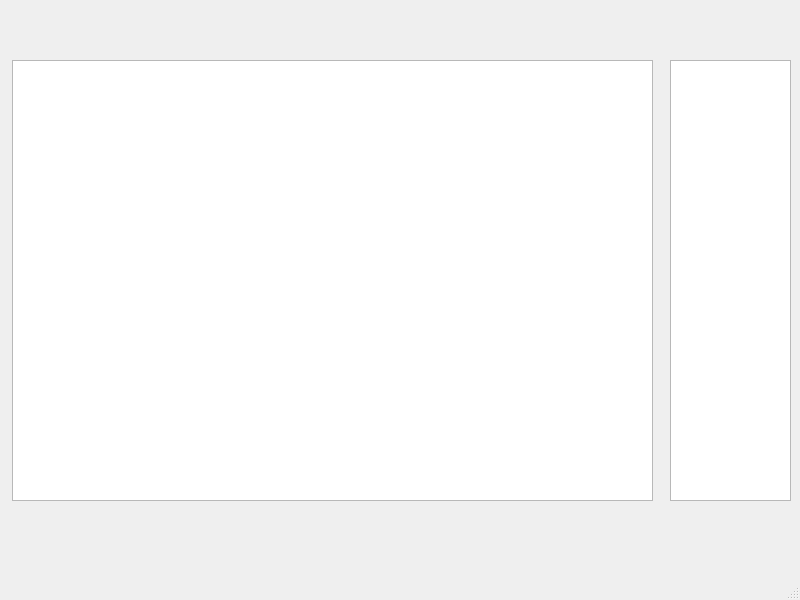
<?xml version="1.0" encoding="UTF-8"?>
<ui version="4.0">
 <class>MainWindow</class>
 <widget class="QMainWindow" name="MainWindow">
  <property name="geometry">
   <rect>
    <x>0</x>
    <y>0</y>
    <width>800</width>
    <height>600</height>
   </rect>
  </property>
  <property name="windowTitle">
   <string>MainWindow</string>
  </property>
  <widget class="QWidget" name="centralwidget">
   <widget class="QTextBrowser" name="console">
    <property name="geometry">
     <rect>
      <x>12</x>
      <y>60</y>
      <width>641</width>
      <height>441</height>
     </rect>
    </property>
   </widget>
   <widget class="QLabel" name="serverLabel">
    <property name="geometry">
     <rect>
      <x>12</x>
      <y>12</y>
      <width>781</width>
      <height>41</height>
     </rect>
    </property>
    <property name="text">
     <string/>
    </property>
    <property name="alignment">
     <set>Qt::AlignCenter</set>
    </property>
   </widget>
   <widget class="QTextBrowser" name="clinetsList">
    <property name="geometry">
     <rect>
      <x>670</x>
      <y>60</y>
      <width>121</width>
      <height>441</height>
     </rect>
    </property>
   </widget>
  </widget>
  <widget class="QMenuBar" name="menubar">
   <property name="geometry">
    <rect>
     <x>0</x>
     <y>0</y>
     <width>800</width>
     <height>22</height>
    </rect>
   </property>
  </widget>
  <widget class="QStatusBar" name="statusbar"/>
 </widget>
 <resources/>
 <connections/>
</ui>
